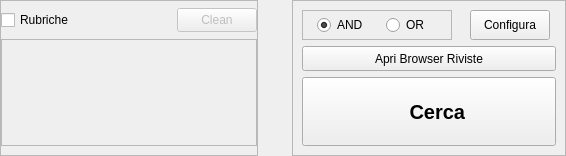
            <widget class="QFrame" name="frame_3">
             <property name="minimumSize">
              <size>
               <width>566</width>
               <height>156</height>
              </size>
             </property>
             <property name="maximumSize">
              <size>
               <width>566</width>
               <height>156</height>
              </size>
             </property>
             <property name="frameShape">
              <enum>QFrame::NoFrame</enum>
             </property>
             <property name="frameShadow">
              <enum>QFrame::Raised</enum>
             </property>
             <layout class="QHBoxLayout" name="horizontalLayout_2">
              <property name="spacing">
               <number>0</number>
              </property>
              <property name="margin">
               <number>0</number>
              </property>
              <item>
               <widget class="QFrame" name="FrameRubriche">
                <property name="minimumSize">
                 <size>
                  <width>160</width>
                  <height>137</height>
                 </size>
                </property>
                <property name="maximumSize">
                 <size>
                  <width>261</width>
                  <height>16777215</height>
                 </size>
                </property>
                <property name="frameShape">
                 <enum>QFrame::StyledPanel</enum>
                </property>
                <property name="frameShadow">
                 <enum>QFrame::Raised</enum>
                </property>
                <layout class="QGridLayout" name="gridLayout_8">
                 <property name="margin">
                  <number>0</number>
                 </property>
                 <property name="spacing">
                  <number>0</number>
                 </property>
                 <item row="0" column="0">
                  <widget class="QCheckBox" name="Select_Rubriche">
                   <property name="maximumSize">
                    <size>
                     <width>16777215</width>
                     <height>24</height>
                    </size>
                   </property>
                   <property name="text">
                    <string>Rubriche</string>
                   </property>
                  </widget>
                 </item>
                 <item row="0" column="3">
                  <widget class="QPushButton" name="CleanRubriche">
                   <property name="enabled">
                    <bool>false</bool>
                   </property>
                   <property name="maximumSize">
                    <size>
                     <width>16777215</width>
                     <height>24</height>
                    </size>
                   </property>
                   <property name="text">
                    <string>Clean</string>
                   </property>
                  </widget>
                 </item>
                 <item row="1" column="0" colspan="4">
                  <widget class="QListWidget" name="ListaRubriche">
                   <property name="enabled">
                    <bool>false</bool>
                   </property>
                   <property name="minimumSize">
                    <size>
                     <width>156</width>
                     <height>97</height>
                    </size>
                   </property>
                   <property name="maximumSize">
                    <size>
                     <width>1000</width>
                     <height>107</height>
                    </size>
                   </property>
                   <property name="selectionMode">
                    <enum>QAbstractItemView::MultiSelection</enum>
                   </property>
                  </widget>
                 </item>
                 <item row="0" column="1">
                  <spacer name="horizontalSpacer_4">
                   <property name="orientation">
                    <enum>Qt::Horizontal</enum>
                   </property>
                   <property name="sizeHint" stdset="0">
                    <size>
                     <width>40</width>
                     <height>20</height>
                    </size>
                   </property>
                  </spacer>
                 </item>
                </layout>
               </widget>
              </item>
              <item>
               <spacer name="horizontalSpacer_3">
                <property name="orientation">
                 <enum>Qt::Horizontal</enum>
                </property>
                <property name="sizeHint" stdset="0">
                 <size>
                  <width>10</width>
                  <height>20</height>
                 </size>
                </property>
               </spacer>
              </item>
              <item>
               <widget class="QFrame" name="frame_4">
                <property name="minimumSize">
                 <size>
                  <width>260</width>
                  <height>137</height>
                 </size>
                </property>
                <property name="frameShape">
                 <enum>QFrame::StyledPanel</enum>
                </property>
                <property name="frameShadow">
                 <enum>QFrame::Raised</enum>
                </property>
                <layout class="QGridLayout" name="gridLayout_7">
                 <item row="2" column="0">
                  <widget class="QFrame" name="AND_OR_Frame">
                   <property name="enabled">
                    <bool>true</bool>
                   </property>
                   <property name="minimumSize">
                    <size>
                     <width>150</width>
                     <height>30</height>
                    </size>
                   </property>
                   <property name="maximumSize">
                    <size>
                     <width>16777215</width>
                     <height>50</height>
                    </size>
                   </property>
                   <property name="toolTip">
                    <string>&lt;!DOCTYPE HTML PUBLIC &quot;-//W3C//DTD HTML 4.0//EN&quot; &quot;http://www.w3.org/TR/REC-html40/strict.dtd&quot;&gt;
&lt;html&gt;&lt;head&gt;&lt;meta name=&quot;qrichtext&quot; content=&quot;1&quot; /&gt;&lt;style type=&quot;text/css&quot;&gt;
p, li { white-space: pre-wrap; }
&lt;/style&gt;&lt;/head&gt;&lt;body style=&quot; font-family:'Sans Serif'; font-size:9pt; font-weight:400; font-style:normal;&quot;&gt;
&lt;p style=&quot; margin-top:0px; margin-bottom:0px; margin-left:0px; margin-right:0px; -qt-block-indent:0; text-indent:0px;&quot;&gt;Selezione&lt;/p&gt;
&lt;p style=&quot;-qt-paragraph-type:empty; margin-top:0px; margin-bottom:0px; margin-left:0px; margin-right:0px; -qt-block-indent:0; text-indent:0px;&quot;&gt;&lt;/p&gt;
&lt;p style=&quot; margin-top:0px; margin-bottom:0px; margin-left:0px; margin-right:0px; -qt-block-indent:0; text-indent:0px;&quot;&gt;&lt;span style=&quot; font-weight:600;&quot;&gt;AND&lt;/span&gt; [&lt;span style=&quot; text-decoration: underline;&quot;&gt;consigliato&lt;/span&gt;]: tutte le condizioni di ricerca devono essere soddisfatte.&lt;/p&gt;
&lt;p style=&quot;-qt-paragraph-type:empty; margin-top:0px; margin-bottom:0px; margin-left:0px; margin-right:0px; -qt-block-indent:0; text-indent:0px;&quot;&gt;&lt;/p&gt;
&lt;p style=&quot; margin-top:0px; margin-bottom:0px; margin-left:0px; margin-right:0px; -qt-block-indent:0; text-indent:0px;&quot;&gt;&lt;span style=&quot; font-weight:600;&quot;&gt;OR&lt;/span&gt;: almeno una delle condizioni di ricerca deve essere soddisfatta.&lt;/p&gt;&lt;/body&gt;&lt;/html&gt;</string>
                   </property>
                   <property name="frameShape">
                    <enum>QFrame::StyledPanel</enum>
                   </property>
                   <property name="frameShadow">
                    <enum>QFrame::Raised</enum>
                   </property>
                   <layout class="QHBoxLayout" name="horizontalLayout_3">
                    <property name="margin">
                     <number>1</number>
                    </property>
                    <item>
                     <widget class="QRadioButton" name="AND_Button">
                      <property name="maximumSize">
                       <size>
                        <width>50</width>
                        <height>50</height>
                       </size>
                      </property>
                      <property name="text">
                       <string>AND</string>
                      </property>
                      <property name="checked">
                       <bool>true</bool>
                      </property>
                     </widget>
                    </item>
                    <item>
                     <widget class="QRadioButton" name="OR_Button">
                      <property name="maximumSize">
                       <size>
                        <width>50</width>
                        <height>16777215</height>
                       </size>
                      </property>
                      <property name="text">
                       <string>OR</string>
                      </property>
                     </widget>
                    </item>
                   </layout>
                  </widget>
                 </item>
                 <item row="2" column="3">
                  <widget class="QPushButton" name="Configura">
                   <property name="enabled">
                    <bool>true</bool>
                   </property>
                   <property name="maximumSize">
                    <size>
                     <width>86</width>
                     <height>30</height>
                    </size>
                   </property>
                   <property name="text">
                    <string>Configura</string>
                   </property>
                  </widget>
                 </item>
                 <item row="5" column="0" colspan="5">
                  <widget class="QPushButton" name="Cerca">
                   <property name="minimumSize">
                    <size>
                     <width>230</width>
                     <height>30</height>
                    </size>
                   </property>
                   <property name="maximumSize">
                    <size>
                     <width>16777215</width>
                     <height>100</height>
                    </size>
                   </property>
                   <property name="font">
                    <font>
                     <pointsize>15</pointsize>
                     <weight>75</weight>
                     <bold>true</bold>
                     <strikeout>false</strikeout>
                    </font>
                   </property>
                   <property name="text">
                    <string>   Cerca</string>
                   </property>
                   <property name="icon">
                    <iconset resource="icons.qrc">
                     <normaloff>:/icons/icons/128x128/apps/lescienze500.png</normaloff>:/icons/icons/128x128/apps/lescienze500.png</iconset>
                   </property>
                   <property name="iconSize">
                    <size>
                     <width>40</width>
                     <height>40</height>
                    </size>
                   </property>
                   <property name="flat">
                    <bool>false</bool>
                   </property>
                  </widget>
                 </item>
                 <item row="4" column="0" colspan="5">
                  <widget class="QPushButton" name="ApriBrowserCopertine">
                   <property name="minimumSize">
                    <size>
                     <width>230</width>
                     <height>0</height>
                    </size>
                   </property>
                   <property name="maximumSize">
                    <size>
                     <width>16777215</width>
                     <height>25</height>
                    </size>
                   </property>
                   <property name="text">
                    <string>Apri Browser Riviste</string>
                   </property>
                  </widget>
                 </item>
                </layout>
               </widget>
              </item>
             </layout>
            </widget>
